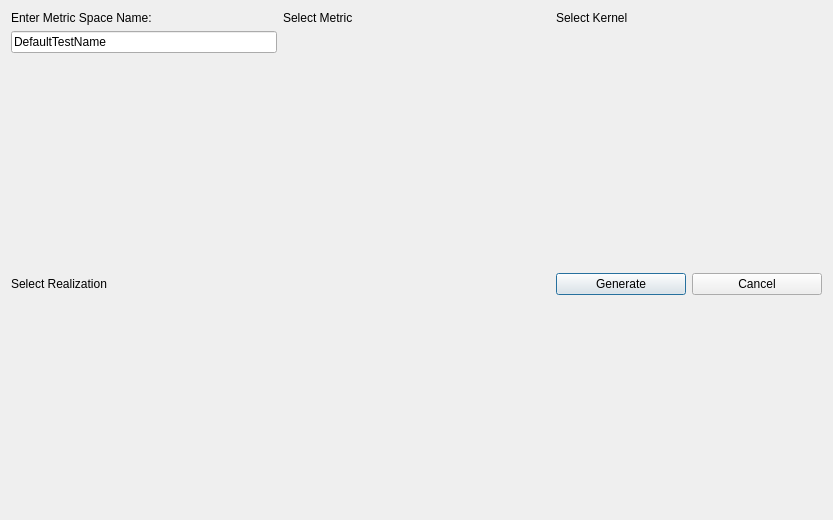
<?xml version="1.0" encoding="UTF-8"?>
<ui version="4.0">
 <class>MDSSpaceCreatorDialog</class>
 <widget class="QDialog" name="MDSSpaceCreatorDialog">
  <property name="geometry">
   <rect>
    <x>0</x>
    <y>0</y>
    <width>833</width>
    <height>520</height>
   </rect>
  </property>
  <property name="windowTitle">
   <string>Dialog</string>
  </property>
  <layout class="QGridLayout" name="gridLayout_2">
   <item row="1" column="1" rowspan="4">
    <layout class="QVBoxLayout" name="metricLayout">
     <item>
      <widget class="QLabel" name="label_4">
       <property name="text">
        <string/>
       </property>
      </widget>
     </item>
    </layout>
   </item>
   <item row="1" column="2" rowspan="2">
    <layout class="QVBoxLayout" name="kernelLayout"/>
   </item>
   <item row="1" column="0">
    <layout class="QGridLayout" name="metricNameLayout">
     <item row="2" column="1">
      <widget class="QLineEdit" name="gridNameLineEdit">
       <property name="text">
        <string>DefaultTestName</string>
       </property>
      </widget>
     </item>
    </layout>
   </item>
   <item row="2" column="0" rowspan="3">
    <layout class="QVBoxLayout" name="propertiesLayout">
     <item>
      <widget class="QLabel" name="label_2">
       <property name="sizePolicy">
        <sizepolicy hsizetype="Fixed" vsizetype="Fixed">
         <horstretch>0</horstretch>
         <verstretch>0</verstretch>
        </sizepolicy>
       </property>
       <property name="text">
        <string>Select Realization</string>
       </property>
      </widget>
     </item>
    </layout>
   </item>
   <item row="0" column="1">
    <widget class="QLabel" name="label_3">
     <property name="sizePolicy">
      <sizepolicy hsizetype="Expanding" vsizetype="Fixed">
       <horstretch>0</horstretch>
       <verstretch>0</verstretch>
      </sizepolicy>
     </property>
     <property name="text">
      <string>Select Metric</string>
     </property>
    </widget>
   </item>
   <item row="0" column="0">
    <widget class="QLabel" name="label">
     <property name="sizePolicy">
      <sizepolicy hsizetype="Fixed" vsizetype="Fixed">
       <horstretch>0</horstretch>
       <verstretch>0</verstretch>
      </sizepolicy>
     </property>
     <property name="text">
      <string>Enter Metric Space Name:</string>
     </property>
    </widget>
   </item>
   <item row="0" column="2">
    <widget class="QLabel" name="label_5">
     <property name="sizePolicy">
      <sizepolicy hsizetype="Expanding" vsizetype="Fixed">
       <horstretch>0</horstretch>
       <verstretch>0</verstretch>
      </sizepolicy>
     </property>
     <property name="text">
      <string>Select Kernel</string>
     </property>
    </widget>
   </item>
   <item row="3" column="2">
    <layout class="QGridLayout" name="gridLayout">
     <item row="0" column="0">
      <widget class="QPushButton" name="generateButton">
       <property name="text">
        <string>Generate</string>
       </property>
      </widget>
     </item>
     <item row="0" column="1">
      <widget class="QPushButton" name="cancelButton">
       <property name="text">
        <string>Cancel</string>
       </property>
      </widget>
     </item>
    </layout>
   </item>
  </layout>
 </widget>
 <resources/>
 <connections/>
</ui>
